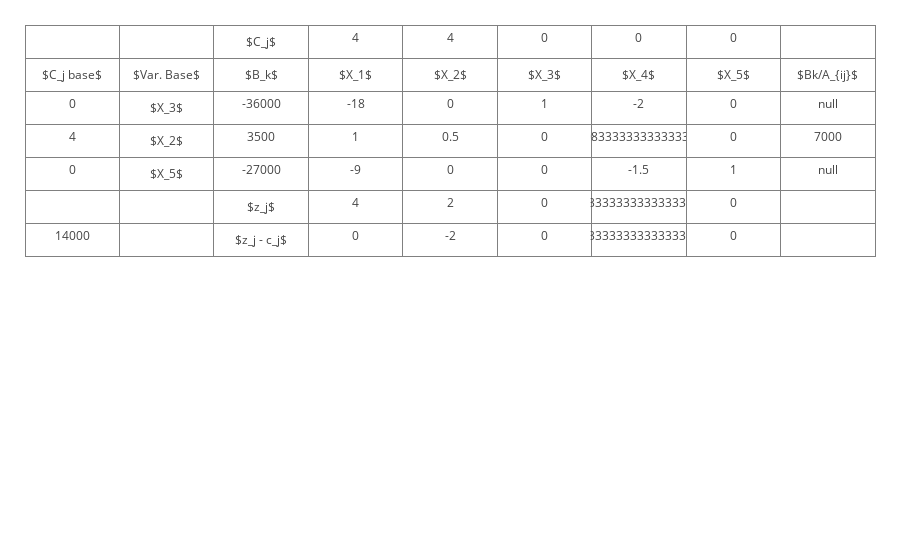
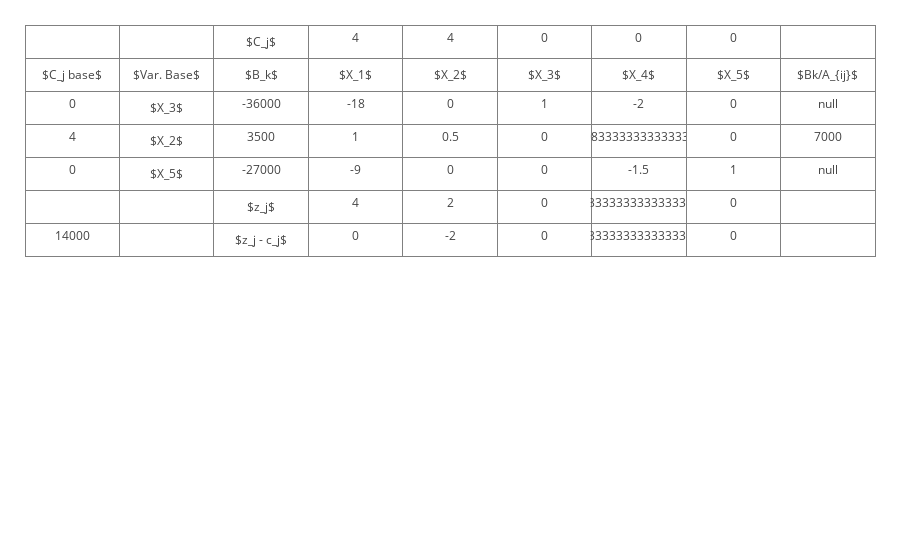

Notebook code for these charts, in order:
### Code cell
# Elementos auxiliares
A_2 = np.zeros(A.shape)
b_2 = np.zeros(b.shape)

for s in range(1, iteraciones_simplex + 1):
    # Nueva base:
    base[min_b] = min_zjcj

    # Fila pivote:
    A_2[min_b, :] = A[min_b, :] / A[min_b, min_i]
    b_2[min_b]    = b[min_b] / A[min_b, min_i]

    # Recorrer filas excepto fila pivote:
    range_rows = set(range(0, A.shape[0])) - set([min_b]) 

    # Loop:
    for i in range_rows:
        # Nueva columna bk:
        b_2[i] = b[i] - b[min_b] * A[i, min_zjcj] / A[min_b, min_zjcj]
    
        for j in range(0, A.shape[1]):
            # Nueva matriz Aij:
            A_2[i,j] = A[i,j] - A[min_b, j] * A[i, min_zjcj] / A[min_b, min_zjcj]
            
    # Asignar a elementos principales:
    A = A_2.copy()
    b = b_2.copy()

    # Recalcular zj y zj_cj:
    zj = calcular_zj(c, base, A)
    
    zj_cj = calcular_zj_cj(zj, c)

    min_zjcj = minimo_zj_cj(zj_cj)

    bk_Aij = calcular_bk_Aij(b, A, min_zjcj)

    costo_tot = calcular_costo_tot(c, base, b)
    
    # Visualizar_tabla:
    print(f'Iteración {s}')
    visualizar_tabla(variables, 
                 base, 
                 c.tolist(), 
                 b_2.tolist(),
                 A_2.tolist(),
                 zj.tolist(),
                 zj_cj.tolist(),
                 bk_Aij.tolist(),
                 costo_tot)

### Figure 1 — Plotly figure (JSON) as saved in the notebook; plotly's stock layout.template omitted (floating-point values rounded to 4 significant figures)
{"data": [{"cells": {"values": [["$C_j base$", 0, 4, 0, "", 14000], ["$Var. Base$", "$X_3$", "$X_2$", "$X_5$"], ["$B_k$", -36000, 3500, -27000, "$z_j$", "$z_j - c_j$"], ["$X_1$", -18, 1, -9, 4, 0], ["$X_2$", 0, 0.5, 0, 2, -2], ["$X_3$", 1, 0, 0, 0, 0], ["$X_4$", -2, 0.08333, -1.5, 0.3333, 0.3333], ["$X_5$", 0, 0, 1, 0, 0], ["$Bk/A_{ij}$", null, 7000, null]]}, "header": {"values": ["", "", "$C_j$", 4, 4, 0, 0, 0]}, "type": "table", "uid": "f68b0fe9-074b-44f7-ae99-e0163d9b3351"}], "layout": {"margin": {"b": 25, "l": 25, "pad": 2, "r": 25, "t": 25}}}

### Figure 2 — Plotly figure (JSON) as saved in the notebook; plotly's stock layout.template omitted (floating-point values rounded to 4 significant figures)
{"data": [{"cells": {"values": [["$C_j base$", 0, 4, 0, "", 14000], ["$Var. Base$", "$X_3$", "$X_2$", "$X_5$"], ["$B_k$", -36000, 3500, -27000, "$z_j$", "$z_j - c_j$"], ["$X_1$", -18, 1, -9, 4, 0], ["$X_2$", 0, 0.5, 0, 2, -2], ["$X_3$", 1, 0, 0, 0, 0], ["$X_4$", -2, 0.08333, -1.5, 0.3333, 0.3333], ["$X_5$", 0, 0, 1, 0, 0], ["$Bk/A_{ij}$", null, 7000, null]]}, "header": {"values": ["", "", "$C_j$", 4, 4, 0, 0, 0]}, "type": "table", "uid": "a282cf73-a072-4d12-ab32-81138a325f8d"}], "layout": {"margin": {"b": 25, "l": 25, "pad": 2, "r": 25, "t": 25}}}
